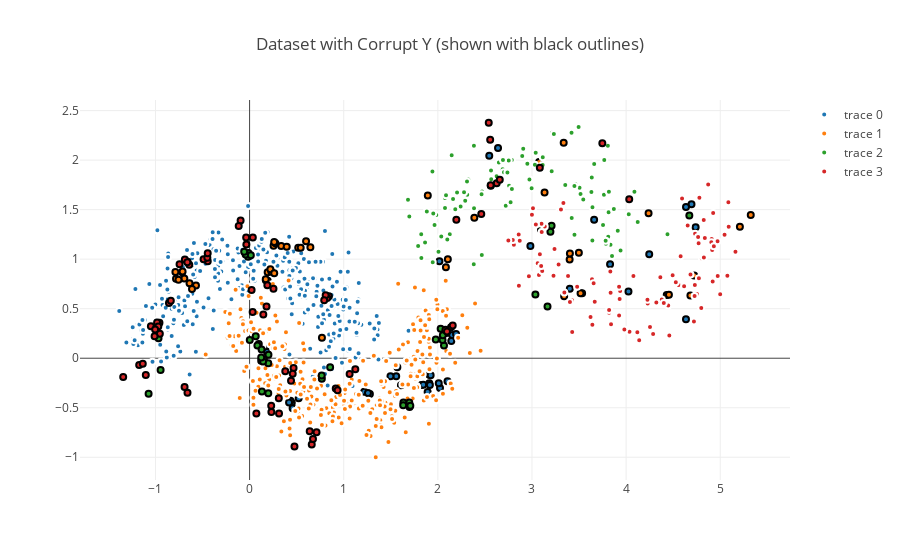

Notebook code cell kept with this figure:
### Markdown cell above
## Corrupt some labels
In the next plots, corruption is shown by the outline of the points.
- High label quality (near 1) = white
- Mid label quality (near 0.5) = gray
- Low label quality (near 0) = black

NOTE: Label quality is 1-is_label_corrupt (i.e. the inverse of corrupt).

### Code cell
# Make corrupt y
corrupt_params=dict(noise_rate=0.2, corrupt_chunk_perc=0.01, corrupt_chunk_perc_std=0.005)
corrupter = PercentLabelCorrupter(**corrupt_params, random_state=1)
y_corrupt = corrupter.fit_transform(X, y)
y_is_corrupt = np.array([int(a != b) for a,b in zip(y,y_corrupt)])
plot_with_quality(X,y_corrupt,1-y_is_corrupt,'Dataset with Corrupt Y (shown with black outlines)')

### Figure 1 — Plotly figure (JSON) as saved in the notebook; plotly's stock layout.template omitted (floating-point values rounded to 4 significant figures; data arrays with more than 128 entries replaced by an {"elided": "..."} marker saying what was removed)
{"data": [{"marker": {"line": {"color": {"elided": "343 int values"}, "colorscale": [[0, "rgb(0,0,0)"], [1, "rgb(255,255,255)"]], "width": 2}}, "mode": "markers", "type": "scatter", "x": {"elided": "343 float values"}, "y": {"elided": "343 float values"}}, {"marker": {"line": {"color": {"elided": "343 int values"}, "colorscale": [[0, "rgb(0,0,0)"], [1, "rgb(255,255,255)"]], "width": 2}}, "mode": "markers", "type": "scatter", "x": {"elided": "343 float values"}, "y": {"elided": "343 float values"}}, {"marker": {"line": {"color": {"elided": "138 int values"}, "colorscale": [[0, "rgb(0,0,0)"], [1, "rgb(255,255,255)"]], "width": 2}}, "mode": "markers", "type": "scatter", "x": {"elided": "138 float values"}, "y": {"elided": "138 float values"}}, {"marker": {"line": {"color": {"elided": "176 int values"}, "colorscale": [[0, "rgb(0,0,0)"], [1, "rgb(255,255,255)"]], "width": 2}}, "mode": "markers", "type": "scatter", "x": {"elided": "176 float values"}, "y": {"elided": "176 float values"}}], "layout": {"title": "Dataset with Corrupt Y (shown with black outlines)"}}
